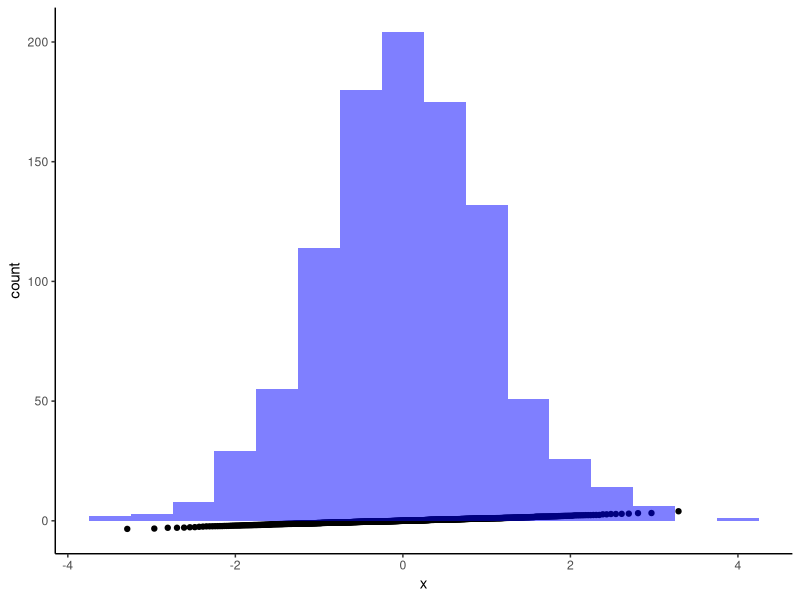
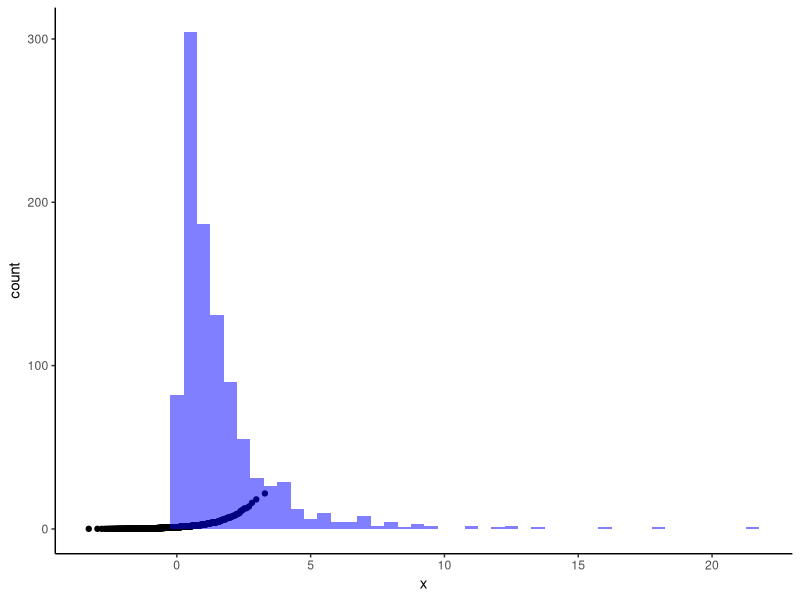
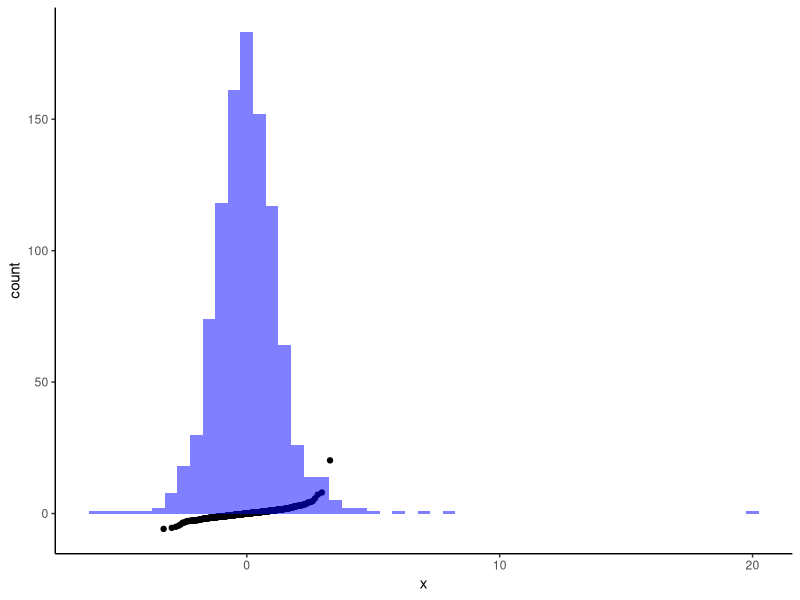
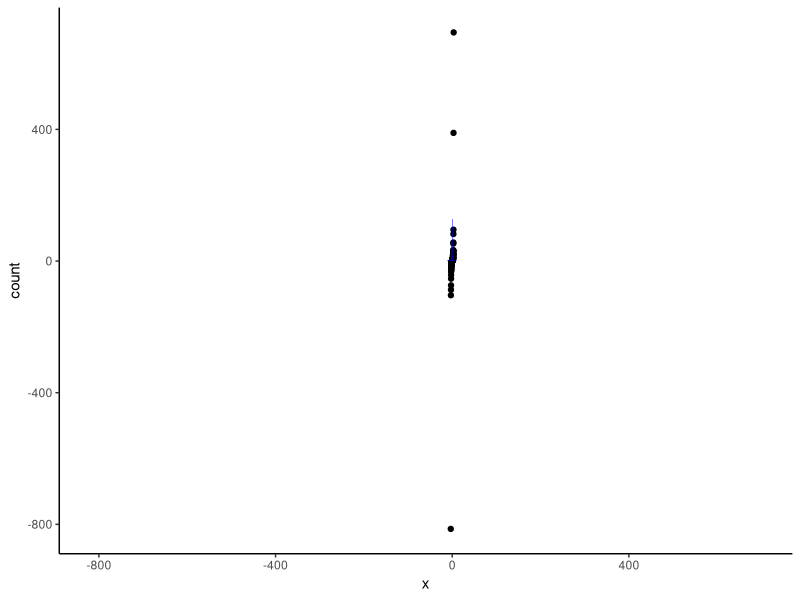
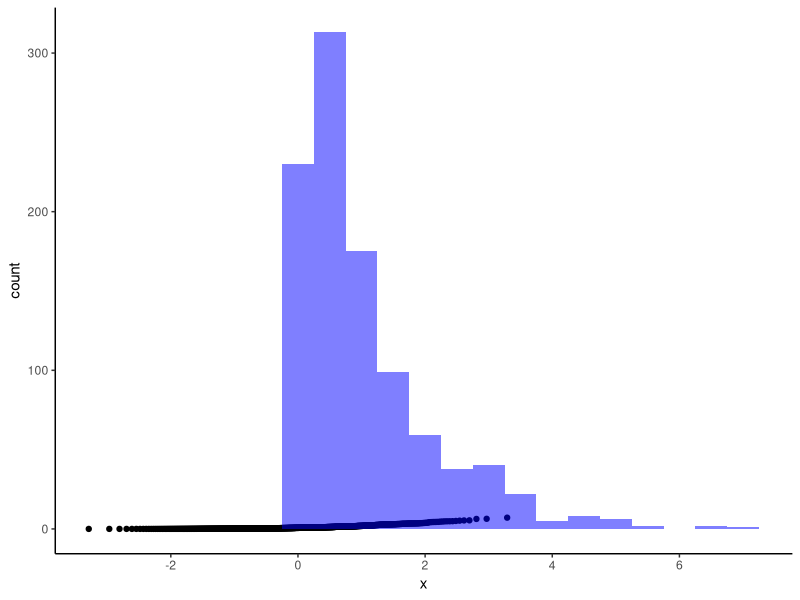

The R source for these figures, in order: (Note: this script raises an error after producing the figures.)
library(tidyverse)

#Normal Baja Kurtosis and Skewness
norm_dist <- rnorm(1000, mean = 0, sd = 1)

ggplot(data.frame(x = norm_dist)) + 
  geom_qq(aes(sample = x)) + 
  geom_histogram(aes(x), binwidth = 0.5, right = TRUE, fill = "blue", alpha = 0.5) + 
  theme_classic()

#Log-Normal Distribution Alta Kurtosis and Skewness
lognorm_dist <- rlnorm(1000, meanlog = 0, sdlog = 1)

ggplot(data.frame(x = lognorm_dist)) + 
  geom_qq(aes(sample = x)) + 
  geom_histogram(aes(x), binwidth = 0.5, right = TRUE, fill = "blue", alpha = 0.5) + 
  theme_classic()

# Example 3: Student's t Distribution (High Kurtosis and Low Skewness)
t_dist <- rt(1000, df = 5)

ggplot(data.frame(x = t_dist)) + 
  geom_qq(aes(sample = x)) + 
  geom_histogram(aes(x), binwidth = 0.5, right = TRUE, fill = "blue", alpha = 0.5) + 
  theme_classic()

# Example 4: Cauchy Distribution (High Kurtosis and Skewness)
cauchy_dist <- rcauchy(1000, location = 0, scale = 1)

ggplot(data.frame(x = cauchy_dist)) + 
  geom_qq(aes(sample = x)) + 
  geom_histogram(aes(x), binwidth = 0.5, right = TRUE, fill = "blue", alpha = 0.5) + 
  theme_classic()

# Example 5: Exponential Distribution (Low Kurtosis and Skewness)
exp_dist <- rexp(1000, rate = 1)

ggplot(data.frame(x = exp_dist)) + 
  geom_qq(aes(sample = x)) + 
  geom_histogram(aes(x), binwidth = 0.5, right = TRUE, fill = "blue", alpha = 0.5) + 
  theme_classic()

# Example 6: Skewed Exponential Distribution (High Kurtosis and Skewness)
skew_exp_dist <- rsexp(1000, location = 0, shape = 1)

ggplot(data.frame(x = skew_exp_dist)) + 
  geom_qq(aes(sample = x)) + 
  geom_histogram(aes(x), binwidth = 0.5, right = TRUE, fill = "blue", alpha = 0.5) + 
  theme_classic()
